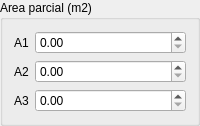
             <widget class="QGroupBox" name="groupBox_7">
              <property name="minimumSize">
               <size>
                <width>0</width>
                <height>0</height>
               </size>
              </property>
              <property name="title">
               <string>Area parcial (m2)</string>
              </property>
              <layout class="QFormLayout" name="formLayout_11">
               <item row="0" column="0">
                <widget class="QLabel" name="label_25">
                 <property name="text">
                  <string>A1</string>
                 </property>
                </widget>
               </item>
               <item row="0" column="1">
                <widget class="QDoubleSpinBox" name="dsbA1">
                 <property name="minimumSize">
                  <size>
                   <width>0</width>
                   <height>0</height>
                  </size>
                 </property>
                 <property name="maximumSize">
                  <size>
                   <width>16777215</width>
                   <height>16777215</height>
                  </size>
                 </property>
                </widget>
               </item>
               <item row="1" column="0">
                <widget class="QLabel" name="label_26">
                 <property name="text">
                  <string>A2</string>
                 </property>
                </widget>
               </item>
               <item row="1" column="1">
                <widget class="QDoubleSpinBox" name="dsbA2">
                 <property name="minimumSize">
                  <size>
                   <width>0</width>
                   <height>0</height>
                  </size>
                 </property>
                 <property name="maximumSize">
                  <size>
                   <width>16777215</width>
                   <height>16777215</height>
                  </size>
                 </property>
                </widget>
               </item>
               <item row="2" column="0">
                <widget class="QLabel" name="label_27">
                 <property name="text">
                  <string>A3</string>
                 </property>
                </widget>
               </item>
               <item row="2" column="1">
                <widget class="QDoubleSpinBox" name="dsbA3">
                 <property name="minimumSize">
                  <size>
                   <width>0</width>
                   <height>0</height>
                  </size>
                 </property>
                 <property name="maximumSize">
                  <size>
                   <width>16777215</width>
                   <height>16777215</height>
                  </size>
                 </property>
                </widget>
               </item>
              </layout>
             </widget>
